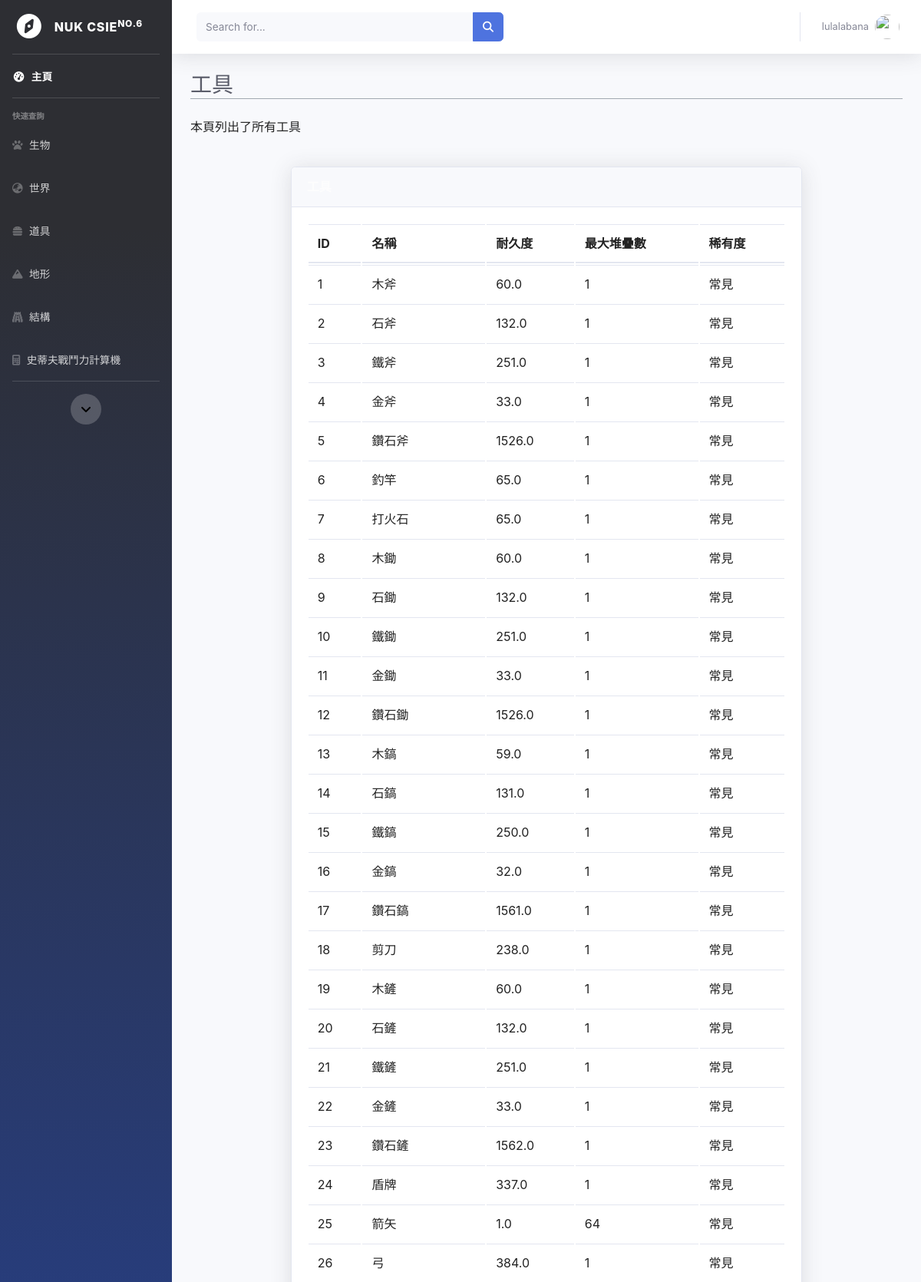
The page /MinecraftDB/tools/ (signed in, upper part) on the database its author committed.
### MinecraftDB/models.py (models this page shows, shortened)
class Tool(models.Model):
    Tool_name=models.CharField(max_length=20)
    Durable=models.FloatField(default=0)

### MinecraftDB/views.py (the view)
# urls.py: path('tools/', views.tools, name='tools'),
def tools(request):
    cursor = connection.cursor()
    cursor.execute('select MinecraftDB_tool.id,Tool_name,Durable,Rarity,Max_Quantity from MinecraftDB_tool,MinecraftDB_item where tool_name=Item_name')
    search = cursor.fetchall()
    print(search)
    List = []
    for item in search:
        list_s = {'id': item[0], 'name': item[1], 'Durable': item[2],'Rarity':item[3],'Max_Quanity':item[4]}
        List.append(list_s)
    return render(request, 'static/main_page/tools.html',{'Username': request.session['username'],'List':List})

### MinecraftDB/templates/static/main_page/tools.html (shortened to what this page needs)
{% load static %}
<!DOCTYPE html>
<html lang="en">
<head>
    <link href='{% static "main_page/css/sb-admin-2.min.css" %}' rel="stylesheet">
</head>
<body id="page-top">
    <div id="wrapper">
        <ul class="navbar-nav bg-gradient-primary sidebar sidebar-dark accordion" id="accordionSidebar">
            <form action="/MinecraftDB/backtomain/" method="POST">
                <a class="sidebar-brand d-flex align-items-center justify-content-center" href="/MinecraftDB/backtomain/">
                    <div class="sidebar-brand-icon rotate-n-15">
                        <i class="fas fa-compass"></i>
                    </div>
                    <div class="sidebar-brand-text mx-3">NUK CSIE<sup>No.6</sup></div>
                </a>
            </form>
            <hr class="sidebar-divider my-0">
            <li class="nav-item active">
                <form action="/MinecraftDB/backtomain/" method="POST">
                    <a class="nav-link" href="/MinecraftDB/backtomain/">
                        <i class="fas fa-fw fa-tachometer-alt"></i>
                        <span>主頁</span></a>
                </form>
            </li>
            <hr class="sidebar-divider">
            <div class="sidebar-heading">
                快速查詢
            </div>
            <li class="nav-item">
                <a class="nav-link collapsed" href="#" data-toggle="collapse" data-target="#collapseTwo" aria-expanded="true" aria-controls="collapseTwo">
                    <i class="fas fa-paw"></i>
                    <span>生物</span>
                </a>
            </li>
            <li class="nav-item">
                <a class="nav-link collapsed" href="#" data-toggle="collapse" data-target="#collapseThree" aria-expanded="true" aria-controls="collapseThree">
                    <i class="fas fa-globe-asia"></i>
                    <span>世界</span>
                </a>
            </li>
            <li class="nav-item">
                <a class="nav-link collapsed" href="#" data-toggle="collapse" data-target="#collapsePages" aria-expanded="true" aria-controls="collapsePages">
                    <i class="fas fa-hamburger"></i>
                    <span>道具</span>
                </a>
            </li>
            <li class="nav-item">
                <a class="nav-link" href="/MinecraftDB/biome">
                    <i class="fas fa-mountain"></i>
                    <span>地形</span></a>
            </li>
            <li class="nav-item">
                <a class="nav-link" href="/MinecraftDB/structures">
                    <i class="fas fa-gopuram"></i>
                    <span>結構</span></a>
            </li>
            <li class="nav-item">
                <a class="nav-link" href="/MinecraftDB/Steve">
                    <i class="fa fa-calculator" aria-hidden="true"></i>
                    <span>史蒂夫戰鬥力計算機</span></a>
            </li>
            <hr class="sidebar-divider d-none d-md-block">
            <div class="text-center d-none d-md-inline">
                <button class="rounded-circle border-0" id="sidebarToggle"><i class="fas fa-angle-down"></i></button>
            </div>
        </ul>
        <div id="content-wrapper" class="d-flex flex-column">
            <div id="content">
                <nav class="navbar navbar-expand navbar-light bg-white topbar mb-4 static-top shadow">
                    <form class="d-none d-sm-inline-block form-inline mr-auto ml-md-3 my-2 my-md-0 mw-100 navbar-search" action="/MinecraftDB/Search/" method="POST">
                        <div class="input-group">
                            <input type="text" class="form-control bg-light border-0 small" placeholder="Search for..."
                                aria-label="Search" aria-describedby="basic-addon2" name="search">
                            <div class="input-group-append">
                                <button class="btn btn-primary" type="submit">
                                    <i class="fas fa-search fa-sm"></i>
                                </button>
                            </div>
                        </div>
                    </form>
                    <ul class="navbar-nav ml-auto">
                        <li class="nav-item dropdown no-arrow">
                            <a class="nav-link dropdown-toggle" href="#" id="userDropdown" role="button" data-toggle="dropdown" aria-haspopup="true" aria-expanded="false">
                                <span class="mr-2 d-none d-lg-inline text-gray-600 small">{{Username}}</span>
                                <img class="img-profile rounded-circle" src="https://fakeimg.pl/128x128/?retina=1&text=%E5%B8%A5%E5%93%A5&font=noto">
                            </a>
                        </li>
                    </ul>
                </nav>
                <div class="container-fluid">
                    <div class="d-sm-flex align-items-center justify-content-main mb-4">
                        <h1 class="h3 mb-0 text-gray-800">工具</h1>
                    </div>
                    <div class="d-sm-flex align-items-center justify-content-between mb-4">
                        <p>本頁列出了所有工具</p>
                    </div>
                    <div class="row">
                        <div class="row inner">
                            <div class="table">
                                <div class="card shadow mb-4">
                                    <div class="card-header py-3 d-flex flex-row align-items-center justify-content-between">
                                        <h6 class="m-0 font-weight-bold text-primary">工具</h6>
                                    </div>
                                    <div class="card-body">
                                        <table class="sortable wikitable jquery-tablesorter" data-description="名稱">
                                            <thead>
                                                <tr>
                                                    <th>ID</th>
                                                    <th class="headerSort" tabindex="0" role="columnheader button" title="該生物名稱">名稱
                                                    </th>
                                                    <th class="headerSort headerSortDown" tabindex="0"
                                                        role="columnheader button" title="該搜索範圍">耐久度
                                                    </th>
                                                    <th class="headerSort headerSortDown" tabindex="0"
                                                        role="columnheader button" title="該搜索範圍">最大堆疊數
                                                    </th>
                                                    <th class="headerSort headerSortDown" tabindex="0"
                                                        role="columnheader button" title="該搜索範圍">稀有度
                                                    </th>
                                                </tr>
                                            </thead>
                                            <tbody>
                                                {% for item in List %}
                                                <tr>
                                                    <td>{{item.id}}</td>
                                                    <td>{{item.name}}</td>
                                                    <td>{{item.Durable}}</td>
                                                    <td>{{item.Max_Quanity}}</td>
                                                    <td>{{item.Rarity}}</td>
                                                </tr>
                                                {% endfor %}
                                            </tbody>
                                        </table>
                                    </div>
                                </div>
                            </div>
                        </div>
                    </div>
                </div>
            </div>
        </div>
</body>
</html>

### rows shown on the page
Tool: id "1", name "木斧", Durable "60.0", Max_Quanity "1", Rarity "常見"
Tool: id "2", name "石斧", Durable "132.0", Max_Quanity "1", Rarity "常見"
Tool: id "3", name "鐵斧", Durable "251.0", Max_Quanity "1", Rarity "常見"
Tool: id "4", name "金斧", Durable "33.0", Max_Quanity "1", Rarity "常見"
Tool: id "5", name "鑽石斧", Durable "1526.0", Max_Quanity "1", Rarity "常見"
Tool: id "6", name "釣竿", Durable "65.0", Max_Quanity "1", Rarity "常見"
Tool: id "7", name "打火石", Durable "65.0", Max_Quanity "1", Rarity "常見"
Tool: id "8", name "木鋤", Durable "60.0", Max_Quanity "1", Rarity "常見"
Tool: id "9", name "石鋤", Durable "132.0", Max_Quanity "1", Rarity "常見"
Tool: id "10", name "鐵鋤", Durable "251.0", Max_Quanity "1", Rarity "常見"
Tool: id "11", name "金鋤", Durable "33.0", Max_Quanity "1", Rarity "常見"
Tool: id "12", name "鑽石鋤", Durable "1526.0", Max_Quanity "1", Rarity "常見"
Tool: id "13", name "木鎬", Durable "59.0", Max_Quanity "1", Rarity "常見"
Tool: id "14", name "石鎬", Durable "131.0", Max_Quanity "1", Rarity "常見"
Tool: id "15", name "鐵鎬", Durable "250.0", Max_Quanity "1", Rarity "常見"
Tool: id "16", name "金鎬", Durable "32.0", Max_Quanity "1", Rarity "常見"
Tool: id "17", name "鑽石鎬", Durable "1561.0", Max_Quanity "1", Rarity "常見"
Tool: id "18", name "剪刀", Durable "238.0", Max_Quanity "1", Rarity "常見"
Tool: id "19", name "木鏟", Durable "60.0", Max_Quanity "1", Rarity "常見"
Tool: id "20", name "石鏟", Durable "132.0", Max_Quanity "1", Rarity "常見"
Tool: id "21", name "鐵鏟", Durable "251.0", Max_Quanity "1", Rarity "常見"
Tool: id "22", name "金鏟", Durable "33.0", Max_Quanity "1", Rarity "常見"
Tool: id "23", name "鑽石鏟", Durable "1562.0", Max_Quanity "1", Rarity "常見"
Tool: id "24", name "盾牌", Durable "337.0", Max_Quanity "1", Rarity "常見"
Tool: id "25", name "箭矢", Durable "1.0", Max_Quanity "64", Rarity "常見"
Tool: id "26", name "弓", Durable "384.0", Max_Quanity "1", Rarity "常見"

### other values the page prints
{{ Username }} "lulalabana"
